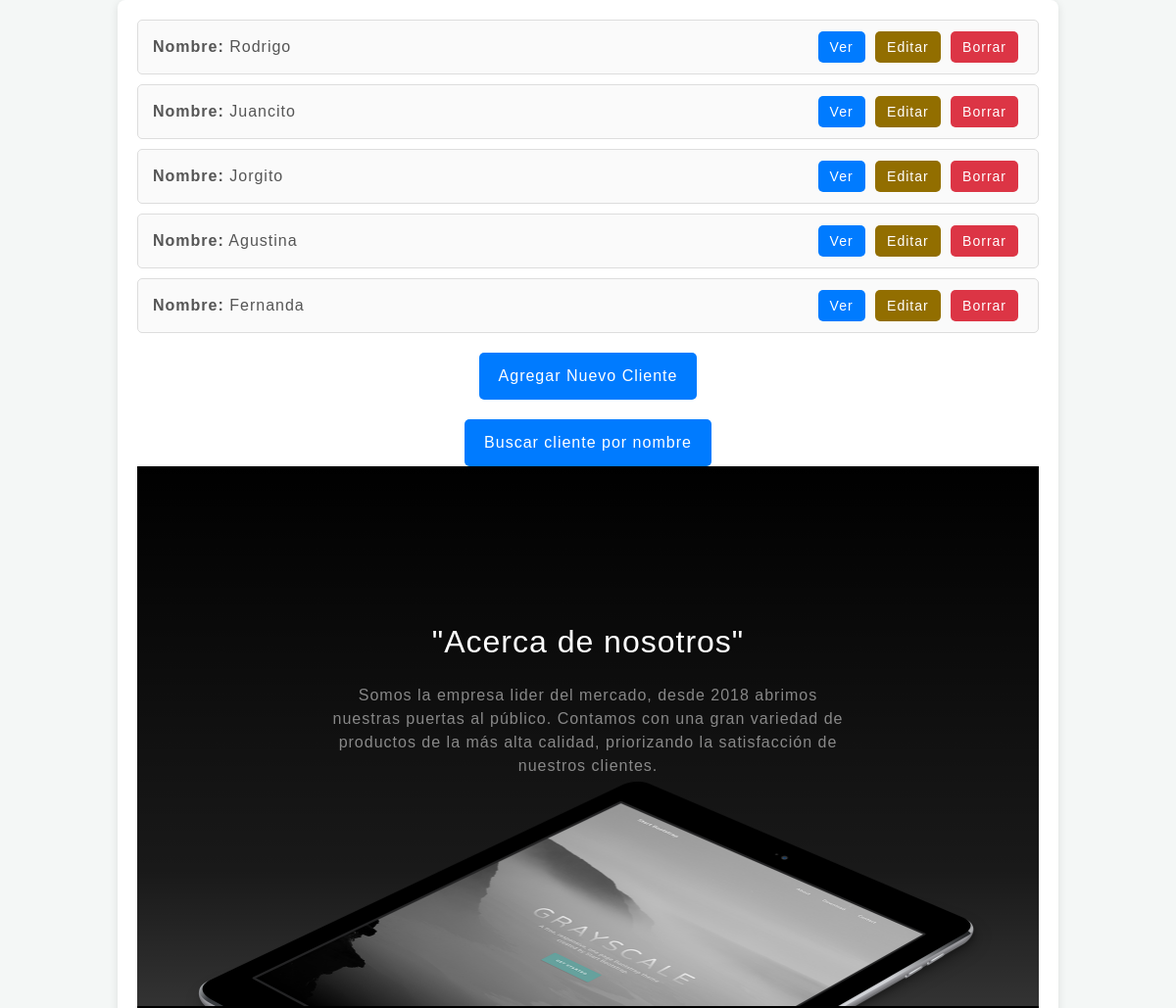
The app's page /cliente/lista/ (signed in, middle part), older data.
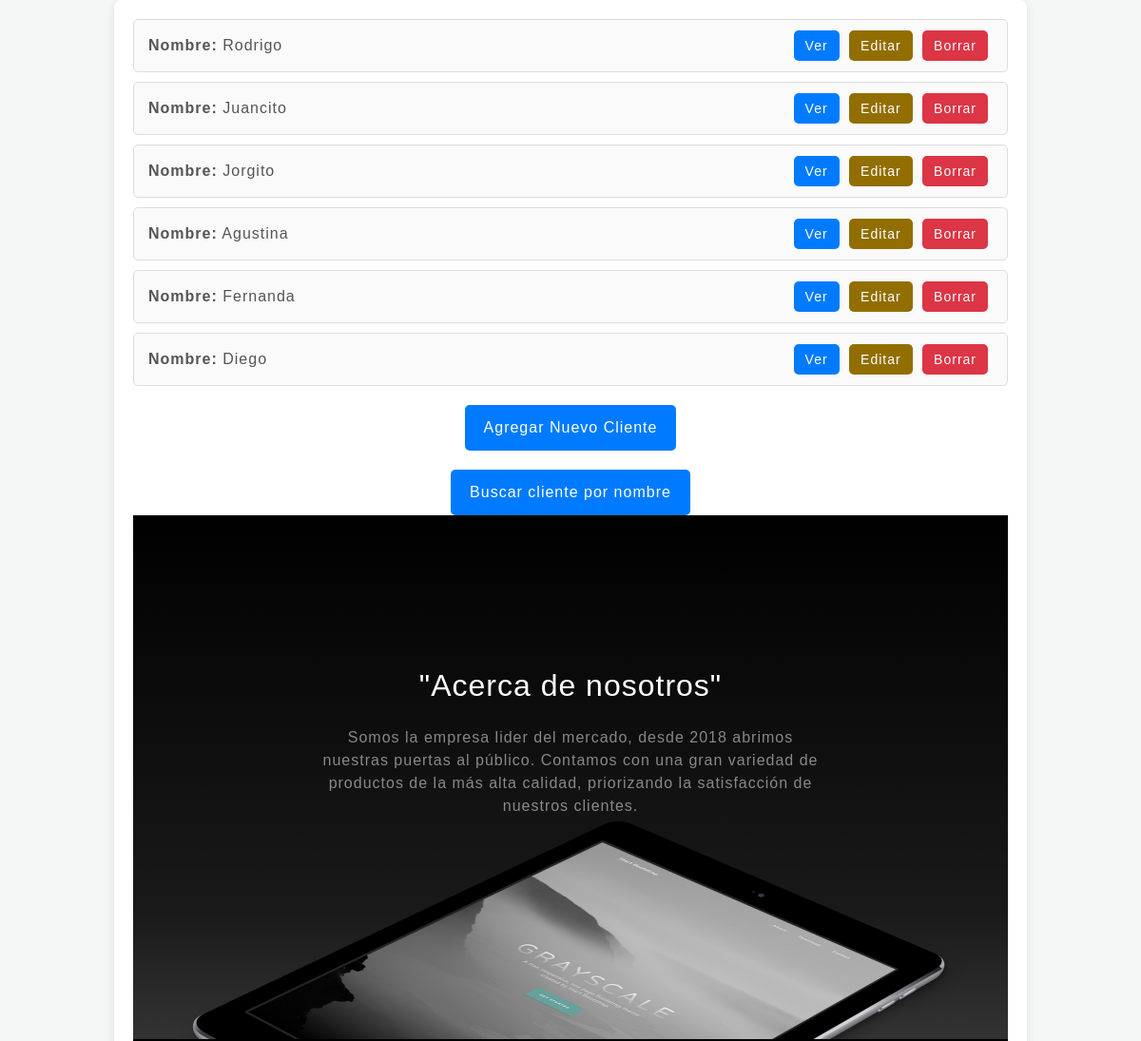
The same page, newer data.
### AppGasco/models.py (models this page shows, shortened)
class Cliente(models.Model):
    nombre_cliente = models.CharField(max_length=40)
    apellido = models.CharField(max_length=40)
    email = models.EmailField()
    telefono = models.CharField (max_length=20)
    direccion = models.TextField()

### AppGasco/views_clases.py (the view)
# urls.py: path('cliente/lista/', views_clases.ClienteListView.as_view(), name='List_Cliente'),
class ClienteListView(LoginRequiredMixin,ListView):
    model = Cliente  # Modelo con el que trabaja esta vista
    template_name = "appgasco/Vistas_Clase_Cliente/cliente_list.html"  # Plantilla para renderizar la lista
    login_url = reverse_lazy('Login')

### AppGasco/templates/appgasco/Vistas_Clase_Cliente/cliente_list.html (shortened to what this page needs)
{% extends 'AppGasco/index.html' %}
{% load static %}
{% block main %}
<div class="cliente-list">
    {% if object_list %}
        <ul>
            {% for cliente in object_list %}
                <li>
                    <p><strong>Nombre:</strong> {{ cliente.nombre_cliente }}</p>
                    <div class="actions">
                        <a href="{% url 'Detail_Cliente' cliente.pk %}" class="btn-view">Ver</a>
                        <a href="{% url 'Edit_Cliente' cliente.pk %}" class="btn-edit">Editar</a>
                        <a href="{% url 'Delete_Cliente' cliente.pk %}" class="btn-delete">Borrar</a>
                    </div>
                </li>
            {% endfor %}
        </ul>
    {% else %}
        <p class="empty-message">No hay clientes disponibles.</p>
    {% endif %}
    <div class="actions-global">
        <a href="{% url 'New_Cliente' %}" class="btn-new">Agregar Nuevo Cliente</a>
    </div>
    <div class="actions-global">
        <a href="{% url 'Busqueda_NombreCliente' %}" class="btn-new">Buscar cliente por nombre</a>
    </div>
{% endblock main %}

Row changes from the older to the newer data that the page shows:
added Cliente: nombre_cliente "Diego"
